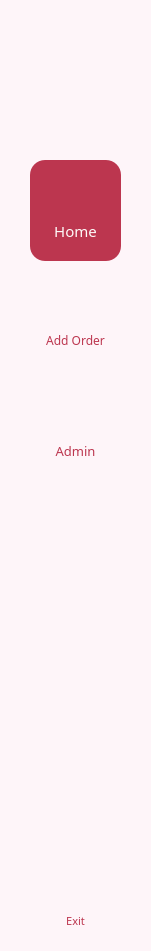
  <widget class="QWidget" name="navigation_panel" native="true">
   <property name="geometry">
    <rect>
     <x>0</x>
     <y>0</y>
     <width>151</width>
     <height>951</height>
    </rect>
   </property>
   <property name="styleSheet">
    <string notr="true">background-color: rgba(254,245,249,255)</string>
   </property>
   <widget class="QLabel" name="logo">
    <property name="geometry">
     <rect>
      <x>30</x>
      <y>20</y>
      <width>91</width>
      <height>101</height>
     </rect>
    </property>
    <property name="text">
     <string/>
    </property>
    <property name="pixmap">
     <pixmap>pics/salon_logo.png</pixmap>
    </property>
    <property name="scaledContents">
     <bool>true</bool>
    </property>
   </widget>
   <widget class="QWidget" name="tabs_home" native="true">
    <property name="geometry">
     <rect>
      <x>30</x>
      <y>160</y>
      <width>91</width>
      <height>101</height>
     </rect>
    </property>
    <property name="cursor">
     <cursorShape>ArrowCursor</cursorShape>
    </property>
    <property name="styleSheet">
     <string notr="true">background-color: rgb(188,54,79);
border-radius: 15px;</string>
    </property>
    <widget class="QLabel" name="label_home">
     <property name="geometry">
      <rect>
       <x>20</x>
       <y>60</y>
       <width>51</width>
       <height>21</height>
      </rect>
     </property>
     <property name="font">
      <font>
       <family>Classy Vogue</family>
       <pointsize>11</pointsize>
      </font>
     </property>
     <property name="styleSheet">
      <string notr="true">color: rgba(254,250,249,255)</string>
     </property>
     <property name="text">
      <string>Home</string>
     </property>
     <property name="alignment">
      <set>Qt::AlignCenter</set>
     </property>
    </widget>
    <widget class="QLabel" name="logo_home_2">
     <property name="geometry">
      <rect>
       <x>30</x>
       <y>20</y>
       <width>31</width>
       <height>31</height>
      </rect>
     </property>
     <property name="text">
      <string/>
     </property>
     <property name="pixmap">
      <pixmap>pics/home_logo.png</pixmap>
     </property>
     <property name="scaledContents">
      <bool>true</bool>
     </property>
    </widget>
    <widget class="QPushButton" name="bttn_home">
     <property name="geometry">
      <rect>
       <x>0</x>
       <y>0</y>
       <width>91</width>
       <height>101</height>
      </rect>
     </property>
     <property name="cursor">
      <cursorShape>PointingHandCursor</cursorShape>
     </property>
     <property name="styleSheet">
      <string notr="true">background-color: rgba(0, 0, 0, 0);</string>
     </property>
     <property name="text">
      <string/>
     </property>
     <property name="autoDefault">
      <bool>false</bool>
     </property>
     <property name="flat">
      <bool>true</bool>
     </property>
    </widget>
   </widget>
   <widget class="QWidget" name="tabs_addOrder" native="true">
    <property name="geometry">
     <rect>
      <x>30</x>
      <y>270</y>
      <width>91</width>
      <height>101</height>
     </rect>
    </property>
    <property name="cursor">
     <cursorShape>PointingHandCursor</cursorShape>
    </property>
    <property name="styleSheet">
     <string notr="true">border-radius: 15px;</string>
    </property>
    <widget class="QLabel" name="label_addOrder">
     <property name="geometry">
      <rect>
       <x>10</x>
       <y>60</y>
       <width>71</width>
       <height>21</height>
      </rect>
     </property>
     <property name="font">
      <font>
       <family>Classy Vogue</family>
       <pointsize>9</pointsize>
      </font>
     </property>
     <property name="styleSheet">
      <string notr="true">color: rgb(188,54,79);</string>
     </property>
     <property name="text">
      <string>Add Order</string>
     </property>
     <property name="alignment">
      <set>Qt::AlignCenter</set>
     </property>
    </widget>
    <widget class="QLabel" name="logo_home_6">
     <property name="geometry">
      <rect>
       <x>20</x>
       <y>20</y>
       <width>51</width>
       <height>31</height>
      </rect>
     </property>
     <property name="text">
      <string/>
     </property>
     <property name="pixmap">
      <pixmap>pics/services_logo.png</pixmap>
     </property>
     <property name="scaledContents">
      <bool>true</bool>
     </property>
    </widget>
    <widget class="QPushButton" name="bttn_addOrder">
     <property name="geometry">
      <rect>
       <x>0</x>
       <y>0</y>
       <width>91</width>
       <height>101</height>
      </rect>
     </property>
     <property name="cursor">
      <cursorShape>PointingHandCursor</cursorShape>
     </property>
     <property name="styleSheet">
      <string notr="true">background-color: rgba(0, 0, 0, 0);</string>
     </property>
     <property name="text">
      <string/>
     </property>
     <property name="autoDefault">
      <bool>false</bool>
     </property>
     <property name="flat">
      <bool>true</bool>
     </property>
    </widget>
   </widget>
   <widget class="QWidget" name="tabs_files" native="true">
    <property name="geometry">
     <rect>
      <x>30</x>
      <y>380</y>
      <width>91</width>
      <height>101</height>
     </rect>
    </property>
    <property name="cursor">
     <cursorShape>ArrowCursor</cursorShape>
    </property>
    <property name="styleSheet">
     <string notr="true">border-radius: 15px;</string>
    </property>
    <widget class="QLabel" name="logo_home_7">
     <property name="geometry">
      <rect>
       <x>30</x>
       <y>20</y>
       <width>31</width>
       <height>31</height>
      </rect>
     </property>
     <property name="text">
      <string/>
     </property>
     <property name="pixmap">
      <pixmap>pics/admin_logo.png</pixmap>
     </property>
     <property name="scaledContents">
      <bool>true</bool>
     </property>
    </widget>
    <widget class="QLabel" name="label_files">
     <property name="geometry">
      <rect>
       <x>20</x>
       <y>60</y>
       <width>51</width>
       <height>21</height>
      </rect>
     </property>
     <property name="font">
      <font>
       <family>Classy Vogue</family>
       <pointsize>10</pointsize>
      </font>
     </property>
     <property name="cursor">
      <cursorShape>ArrowCursor</cursorShape>
     </property>
     <property name="styleSheet">
      <string notr="true">color: rgb(188,54,79);</string>
     </property>
     <property name="text">
      <string>Admin</string>
     </property>
     <property name="alignment">
      <set>Qt::AlignCenter</set>
     </property>
    </widget>
    <widget class="QPushButton" name="bttn_files">
     <property name="geometry">
      <rect>
       <x>0</x>
       <y>0</y>
       <width>91</width>
       <height>101</height>
      </rect>
     </property>
     <property name="cursor">
      <cursorShape>PointingHandCursor</cursorShape>
     </property>
     <property name="styleSheet">
      <string notr="true">background-color: rgba(0, 0, 0, 0);</string>
     </property>
     <property name="text">
      <string/>
     </property>
     <property name="autoDefault">
      <bool>false</bool>
     </property>
     <property name="flat">
      <bool>true</bool>
     </property>
    </widget>
   </widget>
   <widget class="QWidget" name="tabs_exit" native="true">
    <property name="geometry">
     <rect>
      <x>30</x>
      <y>870</y>
      <width>91</width>
      <height>71</height>
     </rect>
    </property>
    <property name="cursor">
     <cursorShape>ArrowCursor</cursorShape>
    </property>
    <property name="styleSheet">
     <string notr="true">border-radius: 15px;</string>
    </property>
    <widget class="QLabel" name="label_files_2">
     <property name="geometry">
      <rect>
       <x>0</x>
       <y>41</y>
       <width>91</width>
       <height>20</height>
      </rect>
     </property>
     <property name="font">
      <font>
       <family>Classy Vogue</family>
       <pointsize>8</pointsize>
      </font>
     </property>
     <property name="styleSheet">
      <string notr="true">color: rgb(188,54,79);</string>
     </property>
     <property name="text">
      <string>Exit</string>
     </property>
     <property name="alignment">
      <set>Qt::AlignCenter</set>
     </property>
    </widget>
    <widget class="QLabel" name="logo_home_8">
     <property name="geometry">
      <rect>
       <x>30</x>
       <y>10</y>
       <width>41</width>
       <height>31</height>
      </rect>
     </property>
     <property name="text">
      <string/>
     </property>
     <property name="pixmap">
      <pixmap>pics/exit_logo.png</pixmap>
     </property>
     <property name="scaledContents">
      <bool>true</bool>
     </property>
    </widget>
    <widget class="QPushButton" name="bttn_exit">
     <property name="geometry">
      <rect>
       <x>0</x>
       <y>0</y>
       <width>91</width>
       <height>71</height>
      </rect>
     </property>
     <property name="cursor">
      <cursorShape>PointingHandCursor</cursorShape>
     </property>
     <property name="styleSheet">
      <string notr="true">background-color: rgba(0, 0, 0, 0);</string>
     </property>
     <property name="text">
      <string/>
     </property>
     <property name="autoDefault">
      <bool>false</bool>
     </property>
     <property name="flat">
      <bool>true</bool>
     </property>
    </widget>
   </widget>
  </widget>
